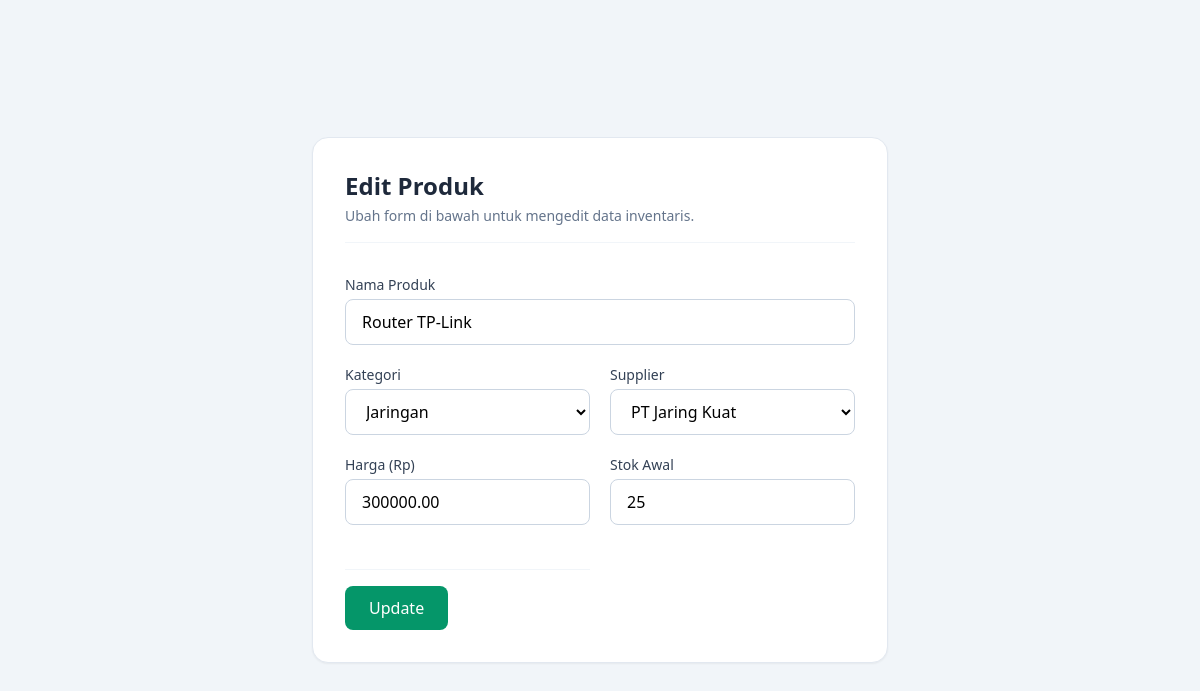
/edit.php?id=5, run on the app's committed database.
### tables this page shows
CREATE TABLE product (
    id INT AUTO_INCREMENT PRIMARY KEY,
    name VARCHAR(150) NOT NULL,
    category_id INT NOT NULL,
    supplier_id INT NOT NULL,
    price DECIMAL(12,2) NOT NULL,
    stock INT NOT NULL DEFAULT 0,
    FOREIGN KEY (category_id) REFERENCES categories (id),
    FOREIGN KEY (supplier_id) REFERENCES suppliers (id)
);

CREATE TABLE categories (
    id INT AUTO_INCREMENT PRIMARY KEY,
    name VARCHAR(100) NOT NULL
);

CREATE TABLE suppliers (
    id INT AUTO_INCREMENT PRIMARY KEY,
    name VARCHAR(100) NOT NULL,
    phone VARCHAR(20)
);

### edit.php (the view, shortened to what this page needs)
<?php
$pdo = Database::getInstance()->getConnection();
    $id = (int) $_GET['id'];
    $stmt = $pdo->prepare("SELECT * FROM product WHERE id = ?");
    $stmt->execute([$id]);
    $product = $stmt->fetch();
$categories = $pdo->query("SELECT * FROM categories")->fetchAll();
$suppliers = $pdo->query("SELECT * FROM suppliers")->fetchAll();
?>
 <!DOCTYPE html>
 <html lang="en">
 <head>
    <script src="https://cdn.tailwindcss.com"></script>
 </head>
 <body class="bg-slate-100 min-h-screen flex items-center justify-center p-6">
    <div class="bg-white rounded-2xl shadow-sm border border-slate-200 p-8 w-full max-w-xl">
        <div class="mb-8 border-b border-slate-100 pb-4">
            <h2 class="text-2xl font-bold text-slate-800">Edit Produk</h2>
            <p class="text-slate-500 text-sm mt-1">Ubah form di bawah untuk mengedit data inventaris.</p>
        </div>
        <form method="POST" class="space-y-5">
             <div>
                <label class="block text-sm font-medium text-slate-700 mb-1">Nama Produk</label>
                <input type="text" name="name" required value="<?= htmlspecialchars($product['name']) ?>" class="w-full border border-slate-300 rounded-lg px-4 py-2.5
                focus:outline-none focus:ring-2 focus:ring-blue-500 focus:border-blue-500 transition-shadow" placeholder="Masukkan Nama Produk......">
            </div>
            <div class="grid grid-cols-2 gap-5">
                <div>
                    <label class="block text-sm font-medium text-slate-700 mb-1">Kategori</label>
                    <select name="category_id" required class="w-full border border-slate-300 rounded-lg px-4 py-2.5 focus:outline-none
                    focus:ring-2 focus:ring-blue-500 focus:border-blue-500 bg-white">
                        <?php foreach($categories as $c): ?>
                            <option value="<?= $c['id'] ?>" <?= ($c['id'] == $product['category_id']) ? 'selected' : '' ?>>
                                <?= htmlspecialchars($c['name']) ?>
                            </option>
                        <?php endforeach; ?>
                    </select>
                </div>
                <div>
                    <label class="block text-sm font-medium text-slate-700 mb-1">Supplier</label>
                    <select name="supplier_id" required class="w-full border border-slate-300 rounded-lg px-4 py-2.5 focus:outline-none
                    focus:ring-2 focus:ring-blue-500 focus:border-blue-500 bg-white">
                        <?php foreach($suppliers as $s): ?>
                            <option value="<?= $s['id'] ?>" <?= ($s['id'] == $product['supplier_id']) ? 'selected' : '' ?>>
                                <?= htmlspecialchars($s['name']) ?>
                            </option>
                        <?php endforeach; ?>
                    </select>
                </div>
                    <div>
                        <label class="block text-sm font-medium text-slate-700 mb-1">Harga (Rp)</label>
                        <input type="number" step="0.01" name="price" required class="w-full border border-slate-300 rounded-lg px-4 py-2.5
                        focus:outline-none focus:ring-2 focus:ring-blue-500 focus:border-blue-500" value="<?= $product['price'] ?>">
                    </div>
                    <div>
                        <label class="block text-sm font-medium text-slate-700 mb-1">Stok Awal</label>
                        <input type="number" name="stock" required class="w-full border border-slate-300 rounded-lg px-4 py-2.5
                        focus:outline-none focus:ring-2 focus:ring-blue-500 focus:border-blue-500" value="<?= $product['stock'] ?>">
                    </div>
                    <div class="flex items-center gap-4 pt-4 mt-6 border-t border-slate-100">
                        <button type="submit" class="bg-emerald-600 hover:bg-emerald-700 text-white font-medium py-2.5 px-6
                        rounded-lg transition-colors w-full sm:w-auto">Update</button>
                    </div>
            </div>
        </form>
    </div>
 </body>
 </html>

### data on the page
product: name "Router TP-Link", category_id "Jaringan", supplier_id "PT Jaring Kuat", price "300000.00", stock "25"
